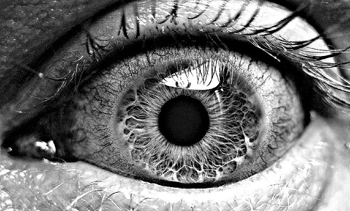
#> input picture HW1 (Image Dithering)/eye.png, 350 x 211 px
$ python 0860814.py eye.png
#> lines starting #> are read from the running program, lines starting #| are printed output that depends on the picture; after the words box and inside, x2 and y2 are one past the last pixel; in counts of white or black regions, pixels touching at a corner belong together
# -*- coding: utf-8 -*-
"""
Created on Sun Sep  29 13:10:55 2019

@author: M. Farhan Tandia / 0860814
"""
#Import necessary library
from PIL import Image
import numpy as np
import sys

#Initialize cluster dot matrix
clusterdot = np.array([[62,57,48,36,37,49,58,63],
                        [56,47,35,21,22,38,50,59],
                        [46,34,20,10,11,23,39,51],
                        [33,19,9,3,0,4,12,24],
                        [32,18,8,2,1,5,13,25],
                        [45,31,17,7,6,14,26,40],
                        [55,44,30,16,15,27,41,52],
                        [61,54,43,29,28,42,53,60]])

print('Cluster dot screen :\n',clusterdot)
N=len(clusterdot)

#therholding function
def thresholding (clusterdot):
    screen=(255*(clusterdot+0.5)/N**2)
    return screen

#Input the image and get it's information
img = Image.open(sys.argv[1])
#> img is the input picture: PIL image 350x211 RGB; min 0, max 255, mean 115
img_in = np.array(img)
print('img_in :\n',img_in)
#> (printed output is left out)
img_dim=np.size(img_in.shape)
#> img_dim = 3
print('Image dim :',img_dim)
#| Image dim : 3

#Make image to 2 dimension graysclae image
if(img_dim==3):
    height,width,depth = img_in.shape
#> height = 211; width = 350; depth = 3
    print('Image raw size :\n',height,width,depth)
#| Image raw size :
#|  211 350 3
    #convert 3D image to 2D image
    img_in=img_in[:,:,0]
    height,width = img_in.shape
    print('Image gray size :\n',height,width)
#| Image gray size :
#|  211 350

else:
    height,width = img_in.shape
    print('Image gray size :\n',height,width)

x = width//N
#> x = 43
y = height//N
#> y = 26

#set a map for thresholding operation to the image
datamap = np.zeros([(y+1)*8,(x+1)*8])
datamap[0:height, 0:width]=img_in.copy()
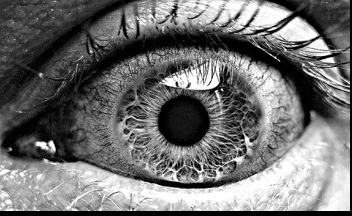
#> datamap: shape (216, 352) float64; min 0, max 255, mean 111.7
clusdot = np.tile(clusterdot,(y+1,x+1))
convertmap = thresholding(clusdot)
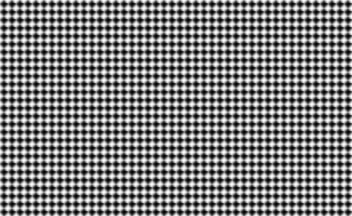
#> clusdot: shape (216, 352) int64; min 0, max 63, mean 31.5; drawn with min black and max white

#compare gray image with threshold image and apply ordered dither algorithm
b = (datamap>=convertmap)
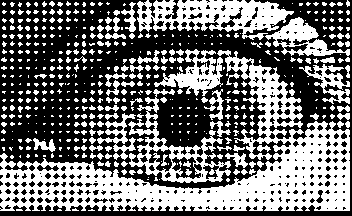
#> b: shape (216, 352) bool; 43.9% white; 510 white regions (373 under 20 px), largest, box (x1, y1, x2, y2) and area: (0, 50, 350, 211) 15684, (137, 0, 294, 40) 3378, (128, 89, 231, 183) 2304
outdata = b[0:height,0:width].copy()
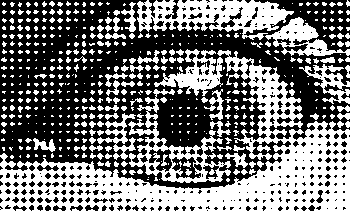
#> outdata: shape (211, 350) bool; 45.2% white; 510 white regions (373 under 20 px), largest, box (x1, y1, x2, y2) and area: (0, 50, 350, 211) 15684, (137, 0, 294, 40) 3378, (128, 89, 231, 183) 2304
img_out = Image.fromarray((outdata*255).astype(np.uint8))

#save and show the image
img_out.save('0860814.png')
#img_save.show()
